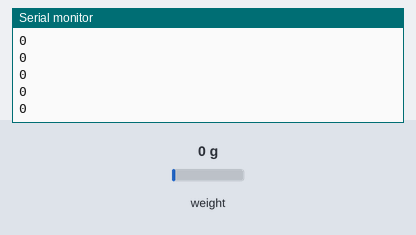
The sketch below on a simulated Arduino Uno, built with avr-gcc and run on an emulated ATmega328P. Parts: the last lines printed to the serial monitor. The inputs (shaded band) are chosen by the test bench; at power-on: weight on the scale 0 g.

Above: at 1.2 s.
1.3 s: weight on the scale set to 100 g
At 1.46 s:
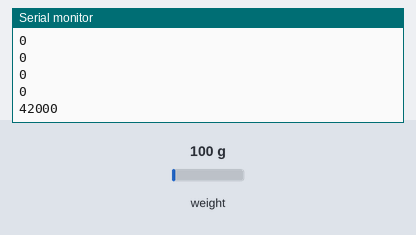
2.8 s: weight on the scale set to 1250 g
At 2.86 s:
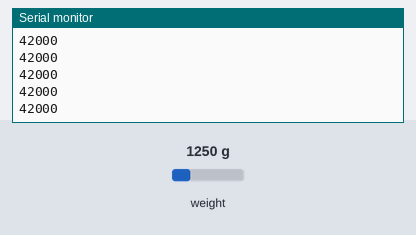
Timing chart, 0 to 5.8 s (numbered marks = the images above; inputs shaded):
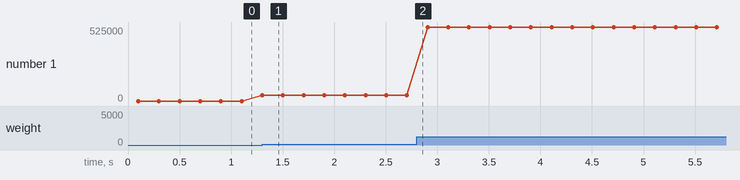

Measured:
- after the input at 1.3 s, the serial monitor: prints a new line at once (image 1)
- plotted number 1: 0 → 42000 after the input at 1.3 s, 42000 → 525000 after the input at 2.8 s

The sketch:

HX711-simple.ino
```cpp
#include <HX711.h>
const int dataPin=3;
const int clockPin=2;
long value=0;
HX711 scale;
void setup() {
  Serial.begin(9600);
  scale.begin(dataPin, clockPin);
}
void loop() {
  value=scale.read();
  Serial.println(value);
  delay(100);
}
```
